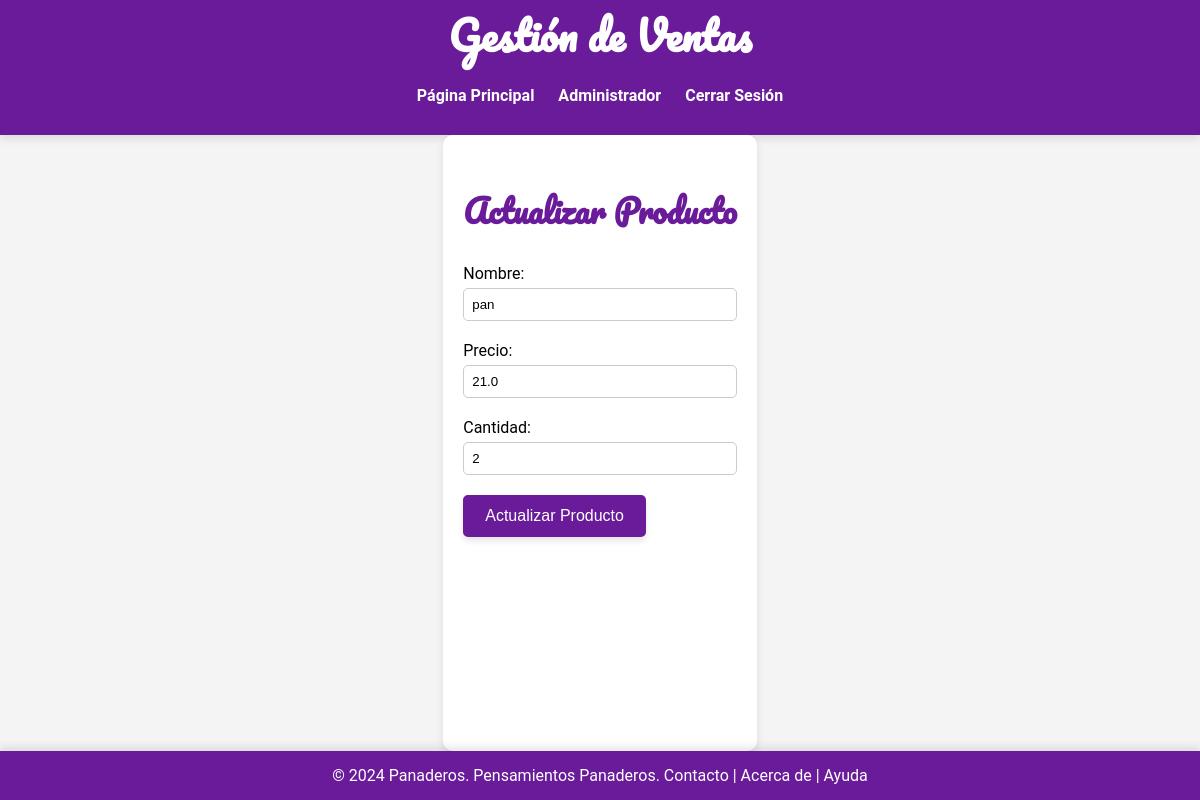
/actualizar_producto/1 (signed in), run on the app's committed database.
### app.py (models this page shows)
class Producto(db.Model):
    id = db.Column(db.Integer, primary_key=True)
    nombre = db.Column(db.String(100), nullable=False)
    precio = db.Column(db.Float, nullable=False)
    cantidad = db.Column(db.Integer, nullable=False)
    imagen = db.Column(db.String(20), nullable=False, default='default.jpg')

### app.py (the view, shortened to what this page needs)
@app.route('/actualizar_producto/<int:producto_id>', methods=['GET', 'POST'])
@login_required
def actualizar_producto(producto_id):
    producto = Producto.query.get_or_404(producto_id)
    return render_template('actualizar_producto.html', producto=producto)

### app.py (called while the page is built)
@login_manager.user_loader
def cargar_usuario(usuario_id):
    with Session(db.engine) as session:
        return session.get(Usuario, int(usuario_id))

### templates/actualizar_producto.html
{% extends "layout.html" %}
{% block content %}
<h2>Actualizar Producto</h2>
<form method="post" action="{{ url_for('actualizar_producto', producto_id=producto.id) }}">
    <label for="nombre">Nombre:</label>
    <input type="text" id="nombre" name="nombre" value="{{ producto.nombre }}">
    <br>
    <label for="precio">Precio:</label>
    <input type="text" id="precio" name="precio" value="{{ producto.precio }}">
    <br>
    <label for="cantidad">Cantidad:</label>
    <input type="text" id="cantidad" name="cantidad" value="{{ producto.cantidad }}">
    <br>
    <input type="submit" value="Actualizar Producto">
</form>
{% endblock %}

### static/css/styles.css (style rules this page uses)
body { display: flex; flex-direction: column; min-height: 100vh; font-family: 'Roboto', sans-serif; margin: 0; padding: 0; background-color: #f4f4f4; }
h1, h2 { color: #333; }
h2 { font-family: 'Pacifico', cursive; font-size: 2em; color: #6A1B9A; }
button, input[type="submit"] { padding: 10px 20px; background-color: #303F9F; color: white; border: none; cursor: pointer; border-radius: 5px; margin-top: 10px; box-shadow: 0 4px 6px rgba(0, 0, 0, 0.1); transition: background-color 0.3s ease, box-shadow 0.3s ease; }
form label { display: block; margin: 10px 0 5px; }
form input[type="text"], form input[type="password"], form input[type="number"] { width: 100%; padding: 8px; box-sizing: border-box; margin-bottom: 10px; border: 1px solid #ccc; border-radius: 5px; }
button, input[type="submit"] { padding: 10px 20px; background-color: #6A1B9A; color: white; border: 2px solid #6A1B9A; border-radius: 5px; cursor: pointer; font-size: 1em; transition: background-color 0.3s ease, box-shadow 0.3s ease, transform 0.3s ease; }

### data on the page
Producto: nombre "pan", precio "21.0", cantidad "2"
